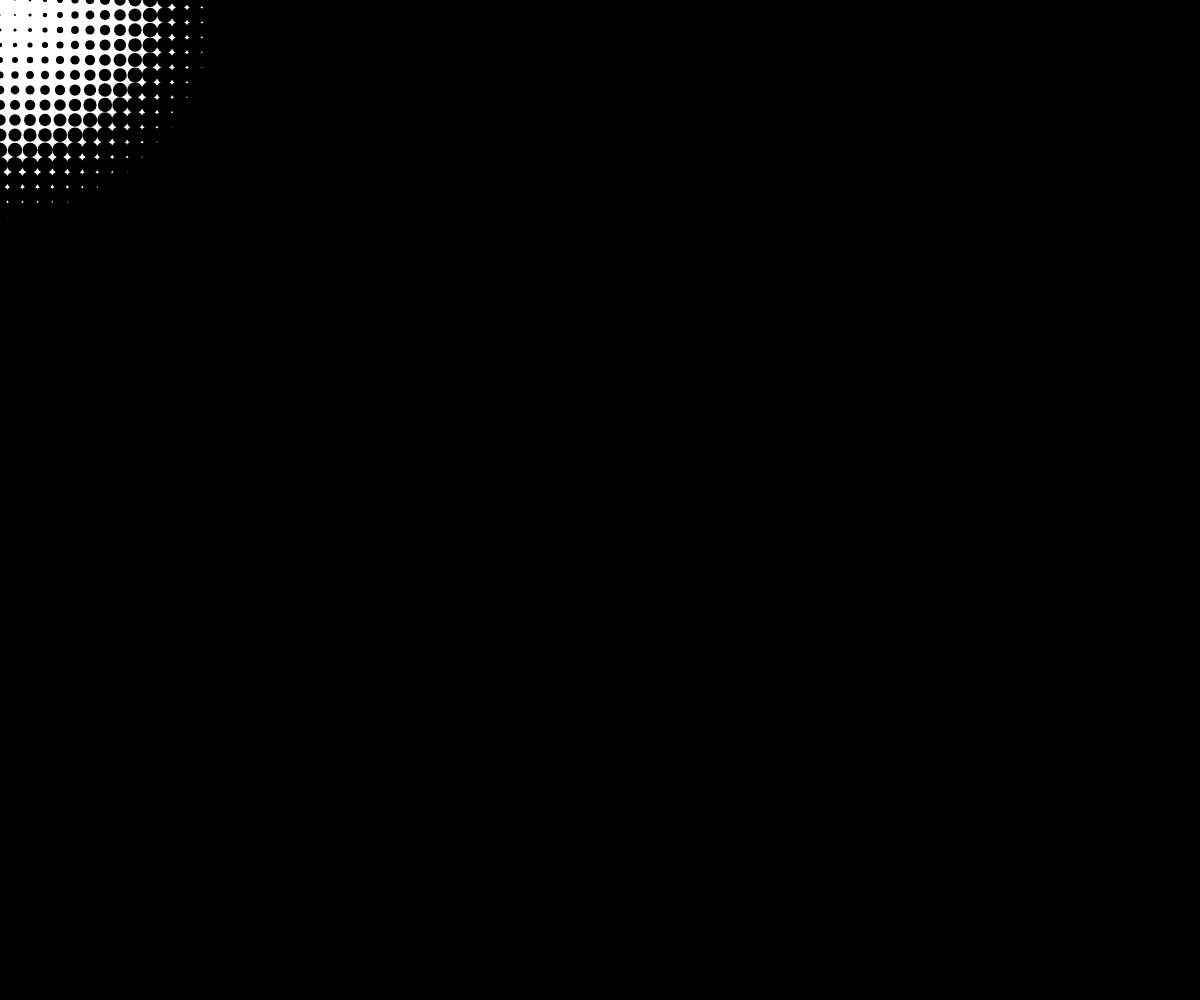
Frame 1 (no input)
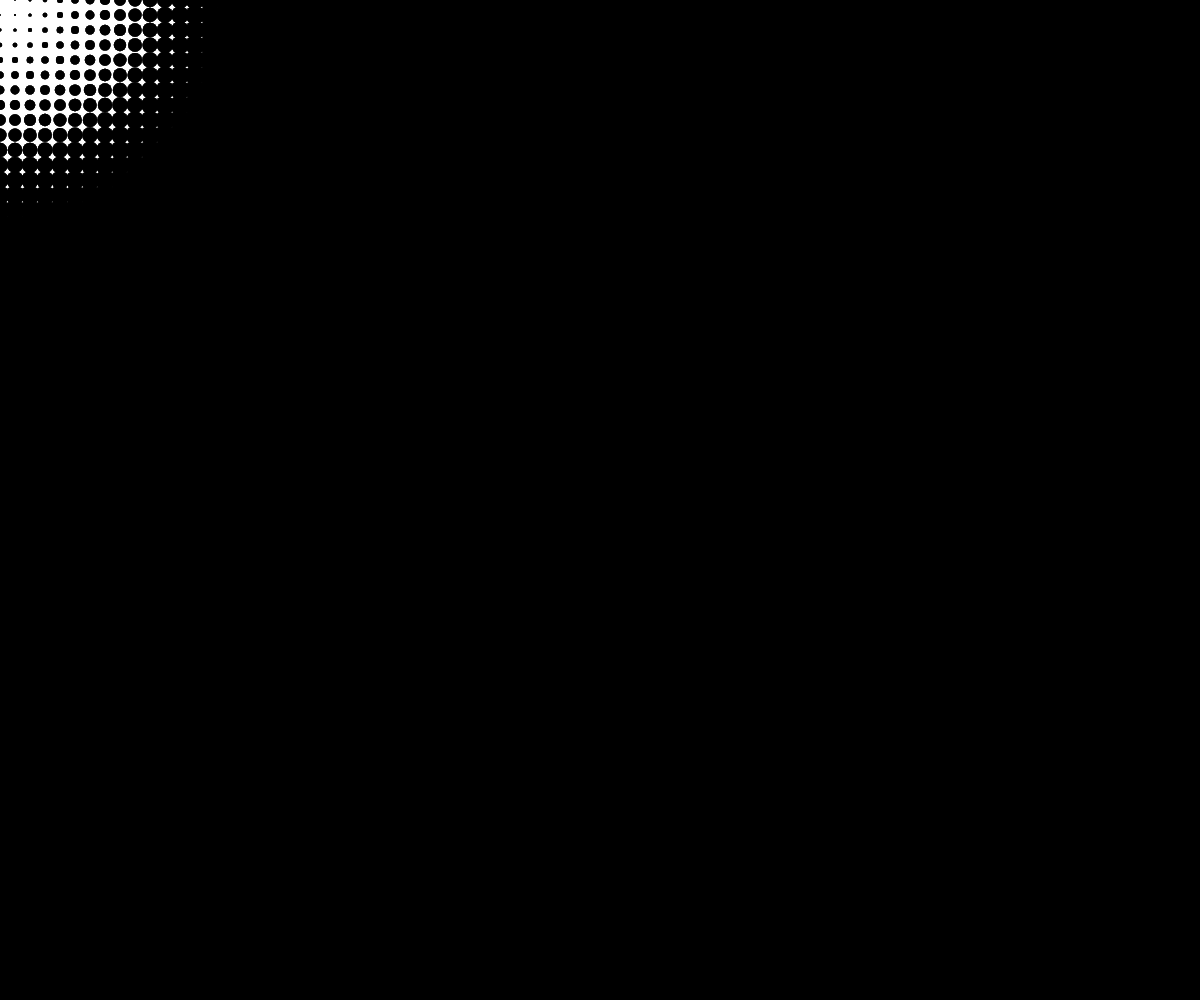
Frame 60 (no input)
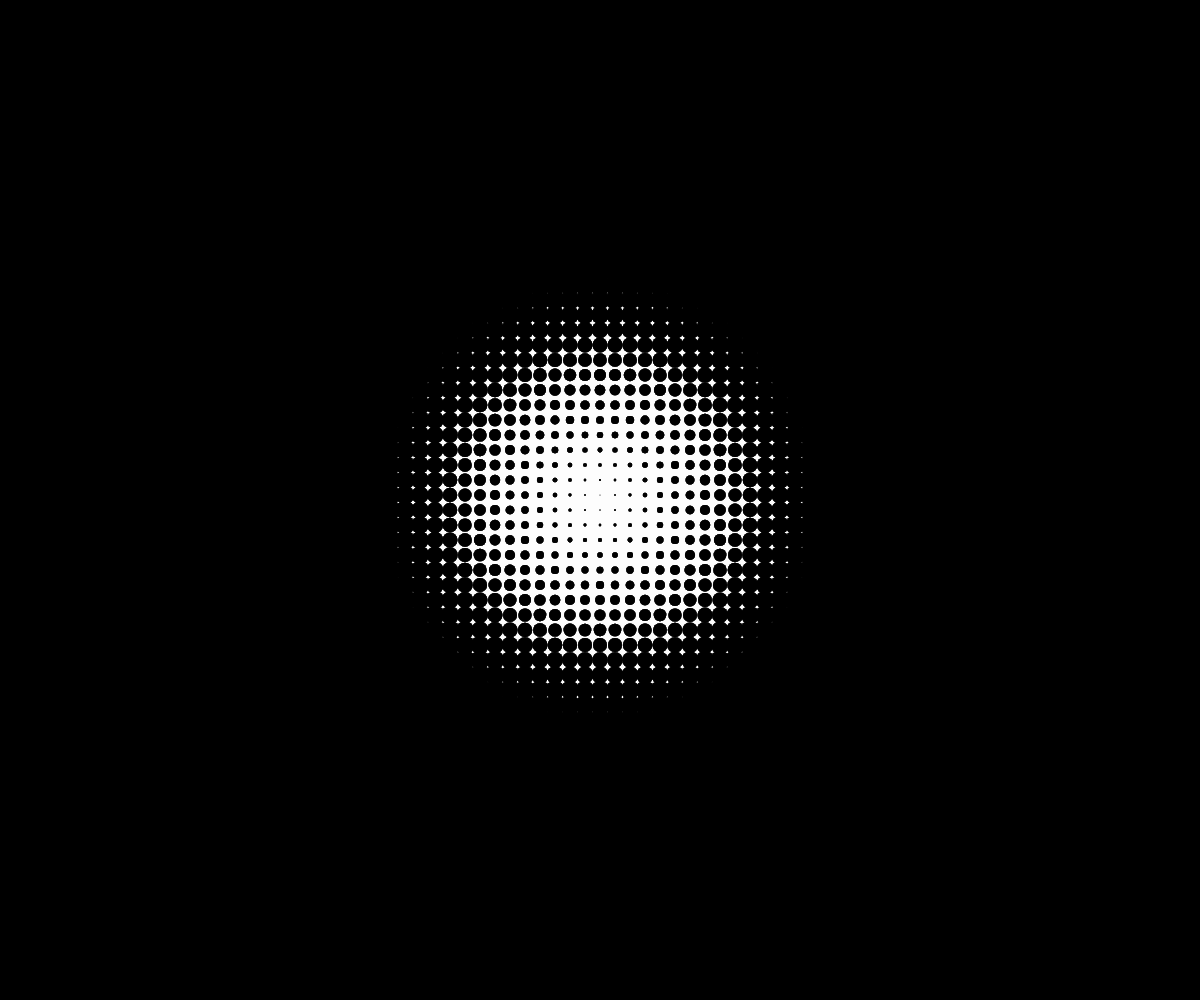
Frame 120 (the mouse pressed at the canvas centre since frame 60)

The p5.js sketch that drew these frames (run headless with seeded random() and noise() and a simulated clock; from frame 60 on, the mouse is pressed at the canvas centre):

// p5.js sketch
// ── sketch.js

/* Global variables */
let canvas_dist; // Stores diagnal distance across the canvas

/* Setup */
function setup() {
  createCanvas(windowWidth, windowHeight);
  noStroke();

  canvas_dist = dist(0, 0, width, height); // Diagonal distance across the canvas
}

/* Loop */
function draw() {
  background(255, 40);

  // Nested for loops tp draw a grid of ellipses
  for (let x = 0; x <= width; x += 15) {
    for (let y = 0; y <= height; y += 15) {
      // Calculate the distance between mouse position and each ellipse's position
      let size = dist(mouseX, mouseY, x, y);

      // Reassign size to be proportional to the size of the canvas
      size = (size / canvas_dist) * 150;

      fill(0);
      // Try uncommenting the second fill function below:
      //fill(y, x,size, 10 );
      // Set width and height of ellipse to size variable
      ellipse(x, y, size, size);
    }
  }
}

/* Functions */


// If you want your canvas to dynamically adjust to changes in the browser window’s size,
// you can use the resizeCanvas() function in the windowResized() function:
// // Whenever browser size changes, canvas is resized to browser's current width and height
function windowResized() {
  resizeCanvas(windowWidth, windowHeight);
}
